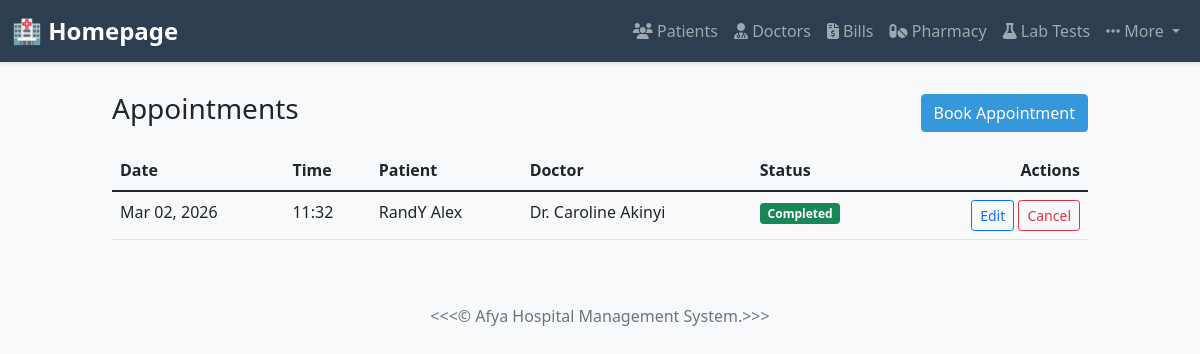
The app's page /appointments/ with its own data.
### myapp/models.py (models this page shows, shortened)
class Appointment(models.Model):
    STATUS_CHOICES = [
        ("Pending", "Pending"),
        ("Completed", "Completed"),
        ("Cancelled", "Cancelled"),
    ]
    patient = models.ForeignKey(Patient, on_delete=models.CASCADE)
    doctor = models.ForeignKey(Doctor, on_delete=models.CASCADE)
    date = models.DateField()
    time = models.TimeField()
    status = models.CharField(max_length=20, choices=STATUS_CHOICES, default="Pending")
    diagnosis = models.TextField(blank=True, null=True)
    prescribed_drugs = models.TextField(blank=True, null=True, help_text="List of prescribed drugs with dosages")
    prescription = models.FileField(upload_to='prescriptions/', blank=True, null=True)
    created_at = models.DateTimeField(auto_now_add=True)
    updated_at = models.DateTimeField(auto_now=True)
    class Meta:
        ordering = ['-date', '-time']

class Patient(models.Model):
    GENDER_CHOICES = [
        ('M', 'Male'),
        ('F', 'Female'),
        ('O', 'Other'),
    ]
    patient_id = models.CharField(max_length=20, unique=True)
    first_name = models.CharField(max_length=100)
    last_name = models.CharField(max_length=100)
    email = models.EmailField(unique=True)
    phone_number = models.CharField(max_length=15)
    gender = models.CharField(max_length=1, choices=GENDER_CHOICES)
    date_of_birth = models.DateField()
    address = models.TextField()
    date_registered = models.DateTimeField(auto_now_add=True)
    medical_history = models.TextField(blank=True, null=True)
    class Meta:
        ordering = ['-date_registered']

class Doctor(models.Model):
    DEPARTMENT_CHOICES = [
        ('cardiology', 'Cardiology'),
        ('neurology', 'Neurology'),
        ('pediatrics', 'Pediatrics'),
        ('orthopedics', 'Orthopedics'),
        ('general', 'General Medicine'),
    ]
    doctor_id = models.CharField(max_length=20, unique=True)
    first_name = models.CharField(max_length=100)
    last_name = models.CharField(max_length=100)
    email = models.EmailField(unique=True)
    specialization = models.CharField(max_length=100)
    phone_number = models.CharField(max_length=15)
    department = models.CharField(max_length=50, choices=DEPARTMENT_CHOICES)
    schedule = models.TextField(blank=True, null=True, help_text="Optional scheduling notes or timeslots")
    date_added = models.DateTimeField(auto_now_add=True)
    class Meta:
        ordering = ['last_name', 'first_name']

### myapp/views.py (the view)
# urls.py: path('appointments/', views.appointment_list, name='appointment_list'),
def appointment_list(request):
    appointments = Appointment.objects.select_related('patient', 'doctor').order_by('-date', '-time')
    context = {'appointments': appointments}
    return render(request, 'appointment_list.html', context)

### myapp/templates/appointment_list.html (shortened to what this page needs)
{% extends 'base.html' %}
{% block content %}
<div class="d-flex justify-content-between align-items-center mb-3">
    <h3>Appointments</h3>
    <a href="{% url 'myapp:book_appointment' %}" class="btn btn-primary">Book Appointment</a>
</div>
{% if appointments %}
    <div class="table-responsive">
        <table class="table table-hover">
            <thead>
                <tr>
                    <th>Date</th>
                    <th>Time</th>
                    <th>Patient</th>
                    <th>Doctor</th>
                    <th>Status</th>
                    <th class="text-end">Actions</th>
                </tr>
            </thead>
            <tbody>
                {% for appt in appointments %}
                    <tr>
                        <td>{{ appt.date|date:"M d, Y" }}</td>
                        <td>{{ appt.time|time:"H:i" }}</td>
                        <td>{{ appt.patient.first_name }} {{ appt.patient.last_name }}</td>
                        <td>Dr. {{ appt.doctor.first_name }} {{ appt.doctor.last_name }}</td>
                        <td>
                            {% if appt.status == 'Pending' %}
                                <span class="badge bg-warning text-dark">Pending</span>
                            {% elif appt.status == 'Completed' %}
                                <span class="badge bg-success">Completed</span>
                            {% elif appt.status == 'Cancelled' %}
                                <span class="badge bg-danger">Cancelled</span>
                            {% else %}
                                <span class="badge bg-secondary">{{ appt.status }}</span>
                            {% endif %}
                        </td>
                        <td class="text-end">
                            <a href="{% url 'myapp:edit_appointment' appt.pk %}" class="btn btn-sm btn-outline-primary">Edit</a>
                            {% if appt.status != 'Cancelled' %}
                                <a href="{% url 'myapp:cancel_appointment' appt.pk %}" class="btn btn-sm btn-outline-danger">Cancel</a>
                            {% else %}
                                <span class="text-muted">N/A</span>
                            {% endif %}
                        </td>
                    </tr>
                {% endfor %}
            </tbody>
        </table>
    </div>
{% else %}
    <p class="text-muted">No appointments have been scheduled yet.</p>
{% endif %}
{% endblock %}

### myapp/templates/base.html (style rules this page uses)
body { background-color: #f8f9fa; font-family: 'Segoe UI', Tahoma, Geneva, Verdana, sans-serif; }
.btn-primary { background-color: #3498db; border-color: #3498db; }

### records on screen
Appointment: date "Mar 02, 2026", time "11:32", patient.first_name "RandY", patient.last_name "Alex", doctor.first_name "Caroline", doctor.last_name "Akinyi", status "Completed"
